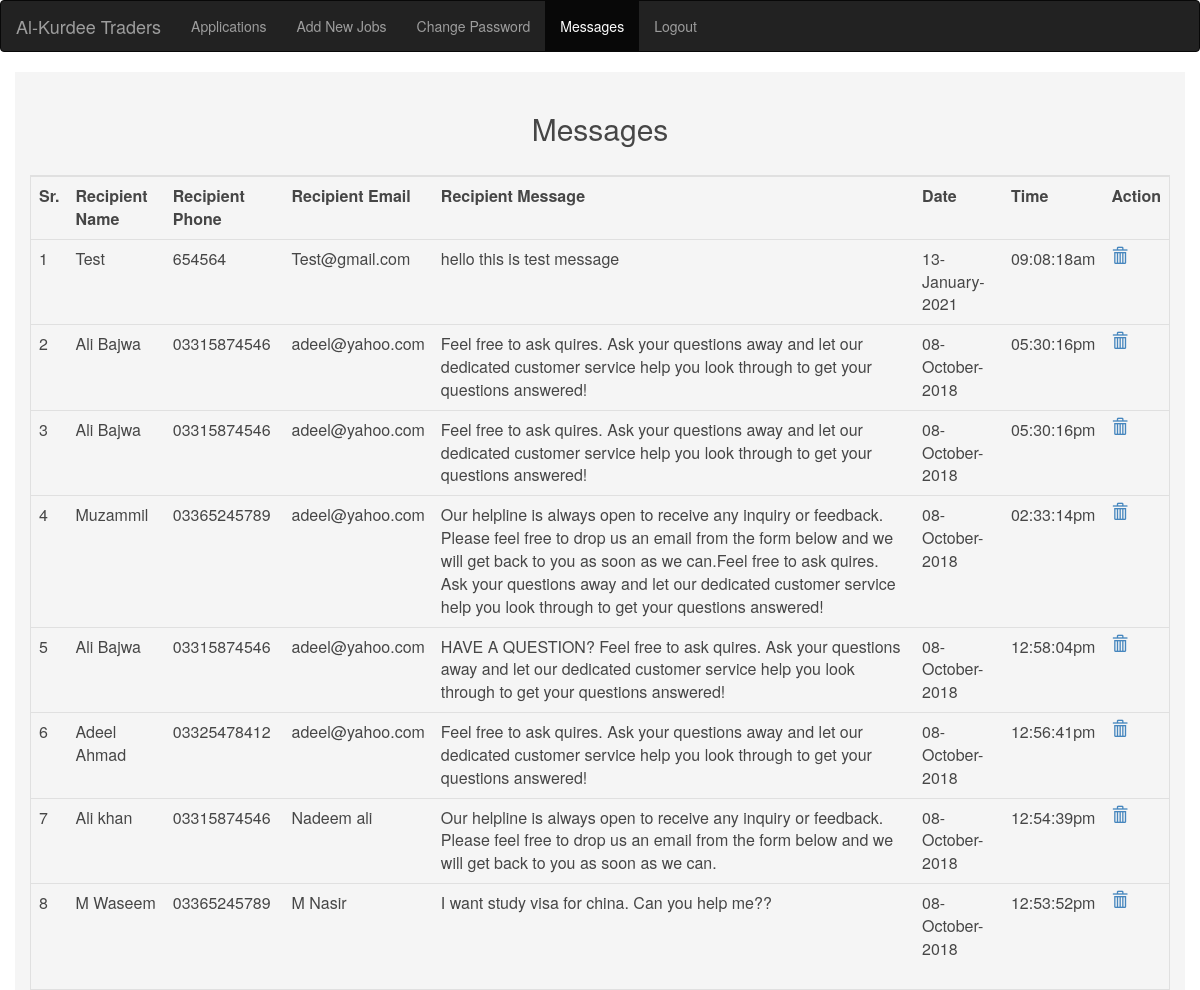
Page /teext.php (signed in) on the committed database.
### tables this page shows
CREATE TABLE `message` (
  `m_id` int(11) NOT NULL,
  `r_name` varchar(30) NOT NULL,
  `r_email` varchar(30) NOT NULL,
  `r_contact` varchar(30) NOT NULL,
  `r_txt` varchar(500) NOT NULL,
  `r_time` datetime NOT NULL
);

### teext.php (the view, shortened to what this page needs)
<html lang="en">
<head>
  <link rel="stylesheet" href="https://maxcdn.bootstrapcdn.com/bootstrap/3.3.7/css/bootstrap.min.css">
</head>
<body>
<nav class="navbar navbar-inverse">
  <div class="container-fluid">
    <div class="navbar-header">
      <a class="navbar-brand" >Al-Kurdee Traders</a>
    </div>
    <div class="collapse navbar-collapse" id="myNavbar">
      <ul class="nav navbar-nav">
        <li class="dropdown"><a href="validate.php">Applications</a></li>
        <li class="dropdown">
          <a href="add_job.php">Add New Jobs</a>
        </li>
        <li class="dropdown">
          <a href="pass.php">Change Password</a>
        </li>
		<li class="active">
          <a href="teext.php">Messages</a>
        </li>
		<li class="dropdown">
          <a href="logout.php">Logout</a>
        </li>
    </div>
  </div>
</nav>
				 <div class="container" style="background:#f5f5f5; opacity:0.9;">
				 <div class="row">
				 <div class="col-md-12" style="text-align:center"><h2>Messages</h2></div>
				 </div>
					 <?php
						include "connection.php";
						 if (!isset($_SESSION['login'])){
							 header('Location: index.php');
							}
								else{
								$sql="SELECT * FROM `message` ORDER BY `r_time` DESC";
								$result=mysqli_query($con, $sql);
								$sr=0;
					?>
					<div class="table-responsive table-bordered">
					<table class="table ">
					<th>Sr.</th>
					<th>Recipient Name</th>
					<th>Recipient Phone</th>
					<th>Recipient Email</th>
					<th>Recipient Message</th>
					<th>Date</th>
					<th>Time</th>
					<th>Action</th>
					<?php
							while($row = mysqli_fetch_assoc($result)){
							$sr++;
					?>
					<tr>
						<td><?php echo $sr; ?></td>
						<td><?php echo $row["r_name"]; ?></td>
						<td><?php echo $row["r_contact"]; ?></td>
						<td><?php echo $row["r_email"]; ?></td>
						<td><?php echo $row["r_txt"]; ?></td>
						<td><?php echo date('d-F-Y',strtotime($row["r_time"])); ?></td>
						<td><?php echo date('h:i:sa',strtotime($row["r_time"])); ?></td>
						<td><a href='teext.php?id="<?php echo $row['m_id'] ?>"' name="delete"  data-toggle='tooltip' <span class='glyphicon glyphicon-trash'></span></a></td>
					</tr>
							<?php
							}
					?>
					</table>
					</div>
					<?php
								}
					?>
				</div>
</body>
</html>

### rows in the picture
message: r_name "Test", r_contact "654564", r_email "Test@gmail.com", r_txt "hello this is test message", r_time "13-January-2021", r_time "09:08:18am"
message: r_name "Ali Bajwa", r_contact "03315874546", r_email "adeel@yahoo.com", r_txt "Feel free to ask quires. Ask your questions away and let our dedicated customer service help you look through to get your questions answered!", r_time "08-October-2018", r_time "05:30:16pm"
message: r_name "Ali Bajwa", r_contact "03315874546", r_email "adeel@yahoo.com", r_txt "Feel free to ask quires. Ask your questions away and let our dedicated customer service help you look through to get your questions answered!", r_time "08-October-2018", r_time "05:30:16pm"
message: r_name "Muzammil", r_contact "03365245789", r_email "adeel@yahoo.com", r_txt "Our helpline is always open to receive any inquiry or feedback. Please feel free to drop us an email from the form below and we will get back to you as soon as we can.Feel free to ask quires. Ask your questions away and let our dedicated customer service help you look through to get your questions answered!", r_time "08-October-2018", r_time "02:33:14pm"
message: r_name "Ali Bajwa", r_contact "03315874546", r_email "adeel@yahoo.com", r_txt "HAVE A QUESTION? Feel free to ask quires. Ask your questions away and let our dedicated customer service help you look through to get your questions answered!", r_time "08-October-2018", r_time "12:58:04pm"
message: r_name "Adeel Ahmad", r_contact "03325478412", r_email "adeel@yahoo.com", r_txt "Feel free to ask quires. Ask your questions away and let our dedicated customer service help you look through to get your questions answered!", r_time "08-October-2018", r_time "12:56:41pm"
message: r_name "Ali khan", r_contact "03315874546", r_email "Nadeem ali", r_txt "Our helpline is always open to receive any inquiry or feedback. Please feel free to drop us an email from the form below and we will get back to you as soon as we can.", r_time "08-October-2018", r_time "12:54:39pm"
message: r_name "M Waseem", r_contact "03365245789", r_email "M Nasir", r_txt "I want study visa for china. Can you help me??", r_time "08-October-2018", r_time "12:53:52pm"
